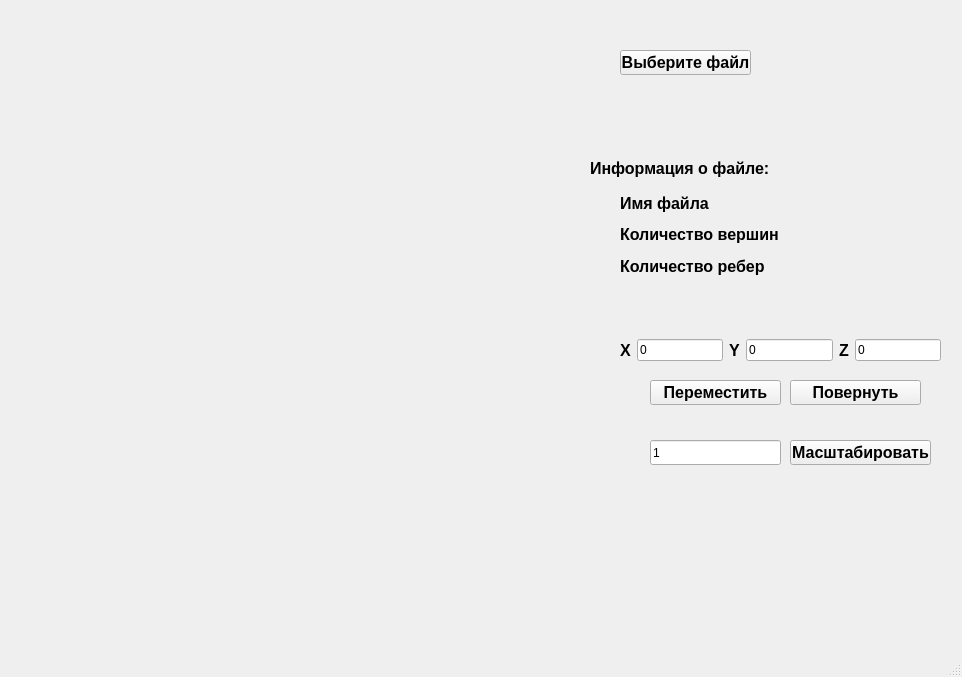
<?xml version="1.0" encoding="UTF-8"?>
<ui version="4.0">
 <class>MainWindow</class>
 <widget class="QMainWindow" name="MainWindow">
  <property name="geometry">
   <rect>
    <x>0</x>
    <y>0</y>
    <width>962</width>
    <height>677</height>
   </rect>
  </property>
  <property name="windowTitle">
   <string>MainWindow</string>
  </property>
  <widget class="QWidget" name="centralwidget">
   <widget class="QPushButton" name="pushButton_file">
    <property name="geometry">
     <rect>
      <x>620</x>
      <y>50</y>
      <width>131</width>
      <height>25</height>
     </rect>
    </property>
    <property name="font">
     <font>
      <pointsize>12</pointsize>
      <bold>true</bold>
     </font>
    </property>
    <property name="text">
     <string>Выберите файл</string>
    </property>
   </widget>
   <widget class="QLabel" name="label">
    <property name="geometry">
     <rect>
      <x>590</x>
      <y>160</y>
      <width>191</width>
      <height>17</height>
     </rect>
    </property>
    <property name="font">
     <font>
      <pointsize>12</pointsize>
      <bold>true</bold>
     </font>
    </property>
    <property name="text">
     <string>Информация о файле:</string>
    </property>
   </widget>
   <widget class="QWidget" name="gridLayoutWidget">
    <property name="geometry">
     <rect>
      <x>620</x>
      <y>190</y>
      <width>321</width>
      <height>89</height>
     </rect>
    </property>
    <layout class="QGridLayout" name="gridLayout">
     <item row="1" column="0">
      <widget class="QLabel" name="label_3">
       <property name="font">
        <font>
         <pointsize>12</pointsize>
         <bold>true</bold>
        </font>
       </property>
       <property name="text">
        <string>Количество вершин</string>
       </property>
      </widget>
     </item>
     <item row="0" column="0">
      <widget class="QLabel" name="label_2">
       <property name="font">
        <font>
         <pointsize>12</pointsize>
         <bold>true</bold>
        </font>
       </property>
       <property name="text">
        <string>Имя файла</string>
       </property>
      </widget>
     </item>
     <item row="2" column="0">
      <widget class="QLabel" name="label_4">
       <property name="font">
        <font>
         <pointsize>12</pointsize>
         <bold>true</bold>
        </font>
       </property>
       <property name="text">
        <string>Количество ребер</string>
       </property>
      </widget>
     </item>
     <item row="0" column="1">
      <widget class="QLabel" name="file_name">
       <property name="font">
        <font>
         <pointsize>12</pointsize>
         <bold>true</bold>
        </font>
       </property>
       <property name="text">
        <string/>
       </property>
      </widget>
     </item>
     <item row="1" column="1">
      <widget class="QLabel" name="count_vertices">
       <property name="font">
        <font>
         <pointsize>12</pointsize>
         <bold>true</bold>
        </font>
       </property>
       <property name="text">
        <string/>
       </property>
      </widget>
     </item>
     <item row="2" column="1">
      <widget class="QLabel" name="count_surfaces">
       <property name="font">
        <font>
         <pointsize>12</pointsize>
         <bold>true</bold>
        </font>
       </property>
       <property name="text">
        <string/>
       </property>
      </widget>
     </item>
    </layout>
   </widget>
   <widget class="QPushButton" name="pushButton_move">
    <property name="geometry">
     <rect>
      <x>650</x>
      <y>380</y>
      <width>131</width>
      <height>25</height>
     </rect>
    </property>
    <property name="font">
     <font>
      <pointsize>12</pointsize>
      <bold>true</bold>
     </font>
    </property>
    <property name="text">
     <string>Переместить</string>
    </property>
   </widget>
   <widget class="QPushButton" name="pushButton_rotate">
    <property name="geometry">
     <rect>
      <x>790</x>
      <y>380</y>
      <width>131</width>
      <height>25</height>
     </rect>
    </property>
    <property name="font">
     <font>
      <pointsize>12</pointsize>
      <bold>true</bold>
     </font>
    </property>
    <property name="text">
     <string>Повернуть</string>
    </property>
   </widget>
   <widget class="QPushButton" name="pushButton_scale">
    <property name="geometry">
     <rect>
      <x>790</x>
      <y>440</y>
      <width>141</width>
      <height>25</height>
     </rect>
    </property>
    <property name="font">
     <font>
      <pointsize>12</pointsize>
      <bold>true</bold>
     </font>
    </property>
    <property name="text">
     <string>Масштабировать</string>
    </property>
   </widget>
   <widget class="QLineEdit" name="scale">
    <property name="geometry">
     <rect>
      <x>650</x>
      <y>440</y>
      <width>131</width>
      <height>25</height>
     </rect>
    </property>
    <property name="text">
     <string>1</string>
    </property>
   </widget>
   <widget class="QLabel" name="error_file">
    <property name="geometry">
     <rect>
      <x>620</x>
      <y>90</y>
      <width>361</width>
      <height>17</height>
     </rect>
    </property>
    <property name="font">
     <font>
      <pointsize>12</pointsize>
      <italic>false</italic>
      <bold>true</bold>
     </font>
    </property>
    <property name="text">
     <string/>
    </property>
   </widget>
   <widget class="GlView" name="view_window" native="true">
    <property name="geometry">
     <rect>
      <x>19</x>
      <y>9</y>
      <width>561</width>
      <height>591</height>
     </rect>
    </property>
   </widget>
   <widget class="QWidget" name="gridLayoutWidget_2">
    <property name="geometry">
     <rect>
      <x>620</x>
      <y>310</y>
      <width>321</width>
      <height>80</height>
     </rect>
    </property>
    <layout class="QGridLayout" name="gridLayout_2">
     <item row="0" column="1">
      <widget class="QLineEdit" name="x">
       <property name="text">
        <string>0</string>
       </property>
      </widget>
     </item>
     <item row="0" column="2">
      <widget class="QLabel" name="label_y">
       <property name="font">
        <font>
         <pointsize>12</pointsize>
         <bold>true</bold>
        </font>
       </property>
       <property name="text">
        <string>Y</string>
       </property>
      </widget>
     </item>
     <item row="0" column="4">
      <widget class="QLabel" name="label_z">
       <property name="font">
        <font>
         <pointsize>12</pointsize>
         <bold>true</bold>
        </font>
       </property>
       <property name="text">
        <string>Z</string>
       </property>
      </widget>
     </item>
     <item row="0" column="0">
      <widget class="QLabel" name="label_x">
       <property name="font">
        <font>
         <pointsize>12</pointsize>
         <bold>true</bold>
        </font>
       </property>
       <property name="text">
        <string>X</string>
       </property>
      </widget>
     </item>
     <item row="0" column="3">
      <widget class="QLineEdit" name="y">
       <property name="text">
        <string>0</string>
       </property>
      </widget>
     </item>
     <item row="0" column="5">
      <widget class="QLineEdit" name="z">
       <property name="text">
        <string>0</string>
       </property>
      </widget>
     </item>
    </layout>
   </widget>
   <widget class="QLabel" name="error_xyz_scale">
    <property name="geometry">
     <rect>
      <x>660</x>
      <y>480</y>
      <width>261</width>
      <height>17</height>
     </rect>
    </property>
    <property name="font">
     <font>
      <pointsize>12</pointsize>
      <italic>false</italic>
      <bold>true</bold>
     </font>
    </property>
    <property name="text">
     <string/>
    </property>
   </widget>
  </widget>
  <widget class="QMenuBar" name="menubar">
   <property name="geometry">
    <rect>
     <x>0</x>
     <y>0</y>
     <width>962</width>
     <height>22</height>
    </rect>
   </property>
  </widget>
  <widget class="QStatusBar" name="statusbar"/>
 </widget>
 <customwidgets>
  <customwidget>
   <class>GlView</class>
   <extends>QWidget</extends>
   <header>glview.h</header>
   <container>1</container>
  </customwidget>
 </customwidgets>
 <resources/>
 <connections/>
</ui>
